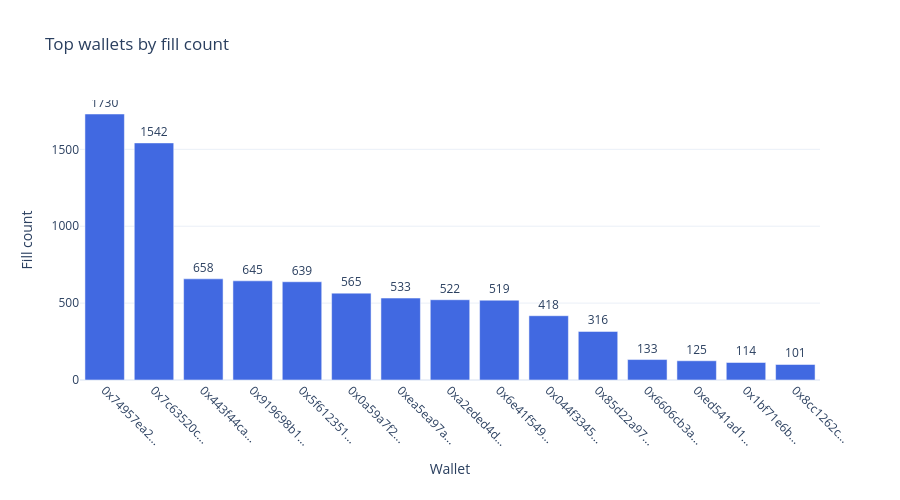

Write notebook code for a chart like this one.
### Code cell
top15 = wallet_stats.sort_values(by='fill_count', ascending=False).head(15)

fig_wallet = go.Figure()
fig_wallet.add_trace(go.Bar(
    x=top15.index.str[:10] + '...',
    y=top15['fill_count'],
    marker_color='royalblue',
    text=top15['fill_count'],
    textposition='outside',
))

fig_wallet.update_layout(
    title='Top wallets by fill count',
    xaxis_title='Wallet',
    yaxis_title='Fill count',
    template='plotly_white',
    height=500,
    margin=dict(b=120),
)
fig_wallet.update_xaxes(tickangle=45)
fig_wallet.show()

### Figure 1 — Plotly figure (JSON) as saved in the notebook; plotly's stock layout.template omitted (floating-point values rounded to 4 significant figures)
{"data": [{"marker": {"color": "royalblue"}, "text": [1730.0, 1542.0, 658.0, 645.0, 639.0, 565.0, 533.0, 522.0, 519.0, 418.0, 316.0, 133.0, 125.0, 114.0, 101.0], "textposition": "outside", "type": "bar", "x": ["0x74957ea2...", "0x7c63520c...", "0x443f44ca...", "0x919698b1...", "0x5f612351...", "0x0a59a7f2...", "0xea5ea97a...", "0xa2eded4d...", "0x6e41f549...", "0x044f3345...", "0x85d22a97...", "0x6606cb3a...", "0xed541ad1...", "0x1bf71e6b...", "0x8cc1262c..."], "y": [1730, 1542, 658, 645, 639, 565, 533, 522, 519, 418, 316, 133, 125, 114, 101]}], "layout": {"height": 500, "margin": {"b": 120}, "title": {"text": "Top wallets by fill count"}, "xaxis": {"tickangle": 45, "title": {"text": "Wallet"}}, "yaxis": {"title": {"text": "Fill count"}}}}
